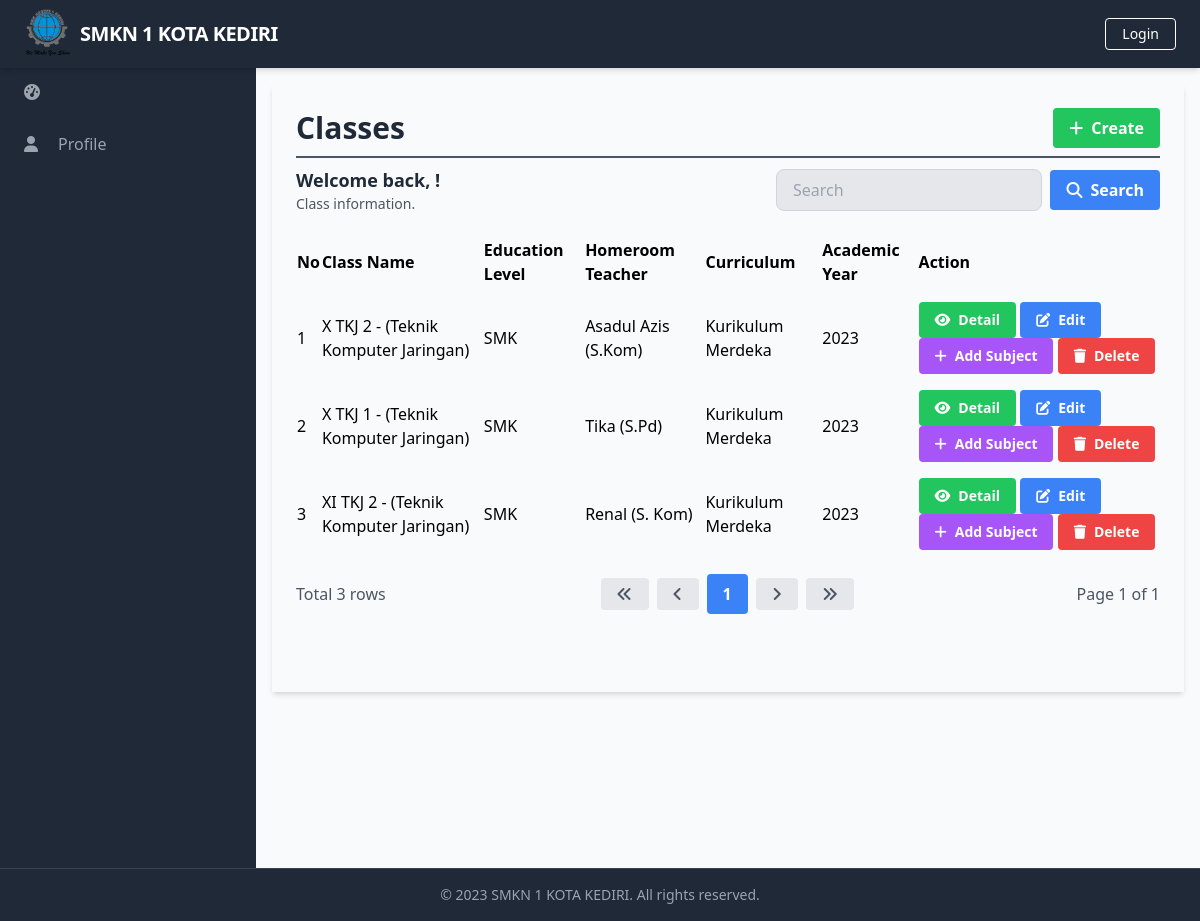
The app's page /manage_classes/manage_classes_list.php, older data.
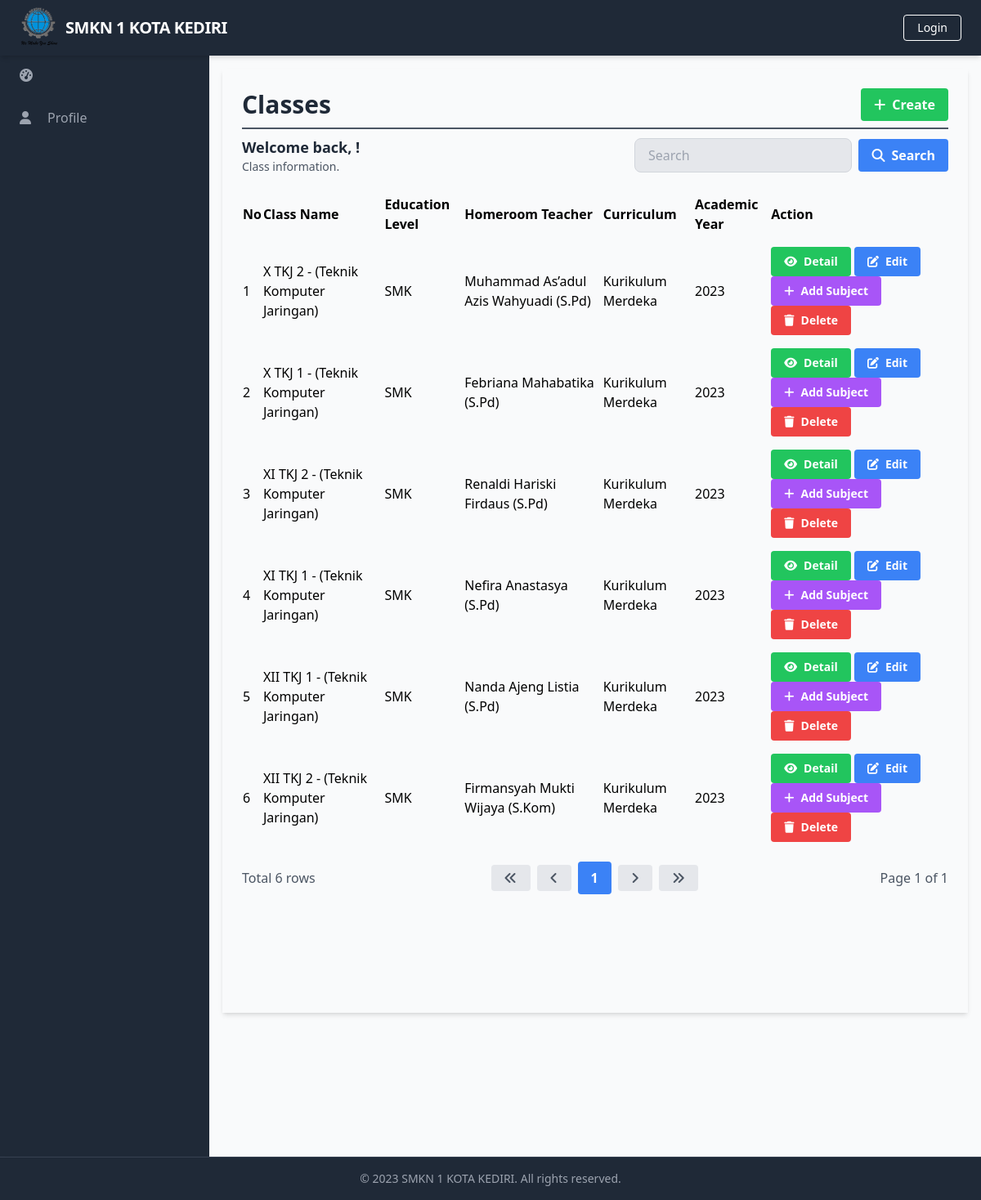
The same page, newer data.
### tables this page shows
CREATE TABLE `Classes` (
  `ClassID` int(11) NOT NULL,
  `ClassName` varchar(50) DEFAULT NULL,
  `EducationLevel` varchar(20) DEFAULT NULL,
  `HomeroomTeacher` varchar(50) DEFAULT NULL,
  `Curriculum` varchar(50) DEFAULT NULL,
  `AcademicYear` varchar(20) DEFAULT NULL,
  `ClassCode` varchar(20) DEFAULT NULL
);

CREATE TABLE `Users` (
  `UserID` int(11) NOT NULL,
  `Username` varchar(50) NOT NULL,
  `Password` varchar(255) NOT NULL,
  `Email` varchar(100) NOT NULL,
  `FullName` varchar(100) DEFAULT NULL,
  `DateOfBirth` date DEFAULT NULL,
  `Gender` varchar(10) DEFAULT NULL,
  `Address` text DEFAULT NULL,
  `PhoneNumber` varchar(20) DEFAULT NULL,
  `RoleID` int(11) DEFAULT NULL,
  `AccountCreationDate` timestamp NOT NULL DEFAULT current_timestamp() ON UPDATE current_timestamp(),
  `LastLogin` datetime DEFAULT NULL,
  `AccountStatus` varchar(20) DEFAULT NULL,
  `ProfilePictureURL` varchar(255) DEFAULT NULL,
  `ActivationStatus` varchar(20) DEFAULT NULL
);

CREATE TABLE `Teachers` (
  `TeacherID` int(11) NOT NULL,
  `NIP` varchar(20) NOT NULL,
  `AcademicDegree` varchar(50) DEFAULT NULL,
  `EducationLevel` varchar(50) DEFAULT NULL,
  `EmploymentStatus` varchar(50) DEFAULT NULL,
  `UserID` int(11) DEFAULT NULL
);

### database/connection.php (called while the page is built, shortened)
<?php
$baseUrl = "http://localhost/final_project_aziz_2023/";

### public/manage_classes/manage_classes_list.php (the view, shortened to what the changed rows need)
<?php
require_once('../../database/connection.php');
?>
<?php include_once('../components/header.php'); ?>
<div class="h-screen flex flex-col">
    <div class="flex-grow bg-gray-50 flex flex-row shadow-md">
        <main class="bg-gray-50 flex flex-col flex-1 overflow-y-scroll h-screen flex-shrink-0 sc-hide pb-40">
            <div class="flex items-start justify-start p-6 shadow-md m-4 flex-1 flex-col">
                <div class="flex flex-row justify-between items-center w-full border-b-2 border-gray-600 mb-2 pb-2">
                    <h1 class="text-3xl text-gray-800 font-semibold w-full">Classes</h1>
                </div>
                <div class="flex flex-col w-full">
                    <div class="flex flex-row justify-between items-center w-full mb-2 pb-2">
                        <div>
                            <h2 class="text-lg text-gray-800 font-semibold">Welcome back, <?php echo $_SESSION['FullName']; ?>!</h2>
                        </div>
                    </div>
                    <table class="min-w-full">
                        <thead>
                            <tr>
                                <th class="text-left py-2">No</th>
                                <th class="text-left py-2">Class Name</th>
                                <th class="text-left py-2">Education Level</th>
                                <th class="text-left py-2">Homeroom Teacher</th>
                                <th class="text-left py-2">Curriculum</th>
                                <th class="text-left py-2">Academic Year</th>
                                <th class="text-left py-2">Action</th>
                            </tr>
                        </thead>
                        <tbody>
                            <?php
                            $searchTerm = isset($_GET['search']) ? $_GET['search'] : '';
                            $page = isset($_GET['page']) ? $_GET['page'] : 1;
                            $query = "SELECT Classes.ClassID, Classes.ClassName, Classes.EducationLevel, Teachers.AcademicDegree, Users.FullName AS HomeroomTeacher, Classes.Curriculum, Classes.AcademicYear
                            FROM Classes
                            LEFT JOIN Teachers ON Classes.HomeroomTeacher = Teachers.TeacherID
                            LEFT JOIN Users ON Teachers.UserID = Users.UserID
                            WHERE Classes.ClassName LIKE '%$searchTerm%'
                            LIMIT 15 OFFSET " . ($page - 1) * 15;
                            $result = $conn->query($query);
                            $queryCount = "SELECT COUNT(*) AS count FROM Classes WHERE ClassName LIKE '%$searchTerm%'";
                            $resultCount = $conn->query($queryCount);
                            $rowCount = $resultCount->fetch_assoc()['count'];
                            $totalPage = ceil($rowCount / 15);
                            $no = 1;
                            while ($row = $result->fetch_assoc()) {
                            ?>
                                <tr>
                                    <td class="py-2"><?php echo $no++; ?></td>
                                    <td class="py-2"><?php echo $row['ClassName']; ?></td>
                                    <td class="py-2"><?php echo $row['EducationLevel']; ?></td>
                                    <td class="py-2">
                                        <?php
                                        if ($row['HomeroomTeacher']) {
                                            echo $row['HomeroomTeacher'];
                                            echo ' (' . $row['AcademicDegree'] . ')';
                                        } else {
                                            echo 'N/A';
                                        }
                                        ?>
                                    </td>
                                    <td class="py-2"><?php echo $row['Curriculum']; ?></td>
                                    <td class="py-2"><?php echo $row['AcademicYear']; ?></td>
                                    <td class='py-2'>
                                        <a href="<?php echo $baseUrl; ?>public/manage_classes/manage_classes_detail.php?id=<?php echo $row['ClassID'] ?>" class='bg-green-500 hover-bg-green-700 text-white font-bold py-2 px-4 rounded inline-flex items-center text-sm'>
                                            <i class='fas fa-eye mr-2'></i>
                                            <span>Detail</span>
                                        </a>
                                        <a href="<?php echo $baseUrl; ?>public/manage_classes/manage_classes_update.php?id=<?php echo $row['ClassID'] ?>" class='bg-blue-500 hover-bg-blue-700 text-white font-bold py-2 px-4 rounded inline-flex items-center text-sm'>
                                            <i class='fas fa-edit mr-2'></i>
                                            <span>Edit</span>
                                        </a>
                                        <a href="<?php echo $baseUrl; ?>public/manage_classes/manage_classes_add_subject.php?id=<?php echo $row['ClassID'] ?>" class='bg-purple-500 hover-bg-purple-700 text-white font-bold py-2 px-4 rounded inline-flex items-center text-sm'>
                                            <i class='fas fa-plus mr-2'></i>
                                            <span>Add Subject</span>
                                        </a>
                                        <a href="#" onclick="confirmDelete(<?php echo $row['ClassID']; ?>)" class='bg-red-500 hover-bg-red-700 text-white font-bold py-2 px-4 rounded inline-flex items-center text-sm'>
                                            <i class='fas fa-trash mr-2'></i>
                                            <span>Delete</span>
                                        </a>
                                    </td>
                                </tr>
                            <?php
                            }
                            ?>
                        </tbody>
                    </table>
                    <div class="flex flex-row justify-between items-center w-full mt-4">
                        <div class="flex flex-row justify-start items-center">
                            <span class="text-gray-600">Total <?php echo $rowCount; ?> rows</span>
                        </div>
                        <div class="flex flex-row justify-end items-center space-x-2">
                            <a href="?page=1&search=<?php echo $searchTerm; ?>" class="bg-gray-200 hover-bg-gray-300 text-gray-600 font-bold py-2 px-4 rounded inline-flex items-center">
                                <i class="fas fa-angle-double-left"></i>
                            </a>
                            <a href="?page=<?php if ($page == 1) {
                                                echo $page;
                                            } else {
                                                echo $page - 1;
                                            } ?>&search=<?php echo $searchTerm; ?>" class="bg-gray-200 hover-bg-gray-300 text-gray-600 font-bold py-2 px-4 rounded inline-flex items-center">
                                <i class="fas fa-angle-left"></i>
                            </a>
                            <?php
                            $startPage = $page - 2;
                            $endPage = $page + 2;
                            if ($startPage < 1) {
                                $endPage += abs($startPage) + 1;
                                $startPage = 1;
                            }
                            if ($endPage > $totalPage) {
                                $startPage -= $endPage - $totalPage;
                                $endPage = $totalPage;
                            }
                            if ($startPage < 1) {
                                $startPage = 1;
                            }
                            for ($i = $startPage; $i <= $endPage; $i++) {
                                if ($i == $page) {
                                    echo "<a href='?page=$i&search=$searchTerm' class='bg-blue-500 hover-bg-blue-700 text-white font-bold py-2 px-4 rounded inline-flex items-center'>$i</a>";
                                } else {
                                    echo "<a href='?page=$i&search=$searchTerm' class='bg-gray-200 hover-bg-gray-300 text-gray-600 font-bold py-2 px-4 rounded inline-flex items-center'>$i</a>";
                                }
                            }
                            ?>
                            <a href="?page=<?php if ($page == $totalPage) {
                                                echo $page;
                                            } else {
                                                echo $page + 1;
                                            } ?>&search=<?php echo $searchTerm; ?>" class="bg-gray-200 hover-bg-gray-300 text-gray-600 font-bold py-2 px-4 rounded inline-flex items-center">
                                <i class="fas fa-angle-right"></i>
                            </a>
                            <a href="?page=<?php echo $totalPage; ?>&search=<?php echo $searchTerm; ?>" class="bg-gray-200 hover-bg-gray-300 text-gray-600 font-bold py-2 px-4 rounded inline-flex items-center">
                                <i class="fas fa-angle-double-right"></i>
                            </a>
                        </div>
                    </div>
                </div>
        </main>
    </div>
</div>
</body>
</html>

Row changes from the older to the newer data that the page shows:
changed through a linked row, classes "X TKJ 2 - (Teknik Komputer Jaringan)": users.FullName "Asadul Azis" → "Muhammad As’adul Azis Wahyuadi"; teachers.AcademicDegree "S.Kom" → "S.Pd"
changed through a linked row, classes "X TKJ 1 - (Teknik Komputer Jaringan)": users.FullName "Tika" → "Febriana Mahabatika"
changed through a linked row, classes "XI TKJ 2 - (Teknik Komputer Jaringan)": users.FullName "Renal" → "Renaldi Hariski Firdaus"; teachers.AcademicDegree "S. Kom" → "S.Pd"
added classes: ClassName "XI TKJ 1 - (Teknik Komputer Jaringan)", EducationLevel "SMK", users.FullName "Nefira Anastasya", teachers.AcademicDegree "S.Pd", Curriculum "Kurikulum Merdeka", AcademicYear "2023"
added classes: ClassName "XII TKJ 1 - (Teknik Komputer Jaringan)", EducationLevel "SMK", users.FullName "Nanda Ajeng Listia", teachers.AcademicDegree "S.Pd", Curriculum "Kurikulum Merdeka", AcademicYear "2023"
added classes: ClassName "XII TKJ 2 - (Teknik Komputer Jaringan)", EducationLevel "SMK", users.FullName "Firmansyah Mukti Wijaya", teachers.AcademicDegree "S.Kom", Curriculum "Kurikulum Merdeka", AcademicYear "2023"
Text that changed along with them:
$rowCount: "3" → "6"
